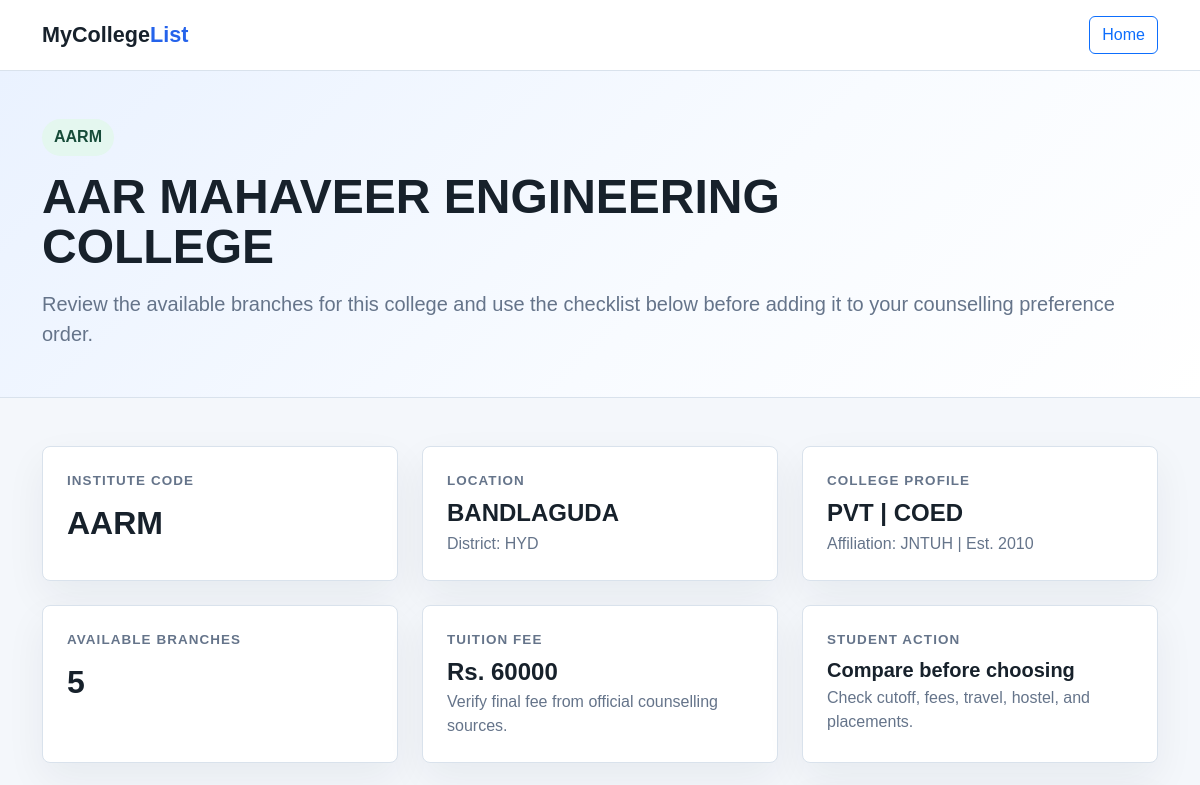
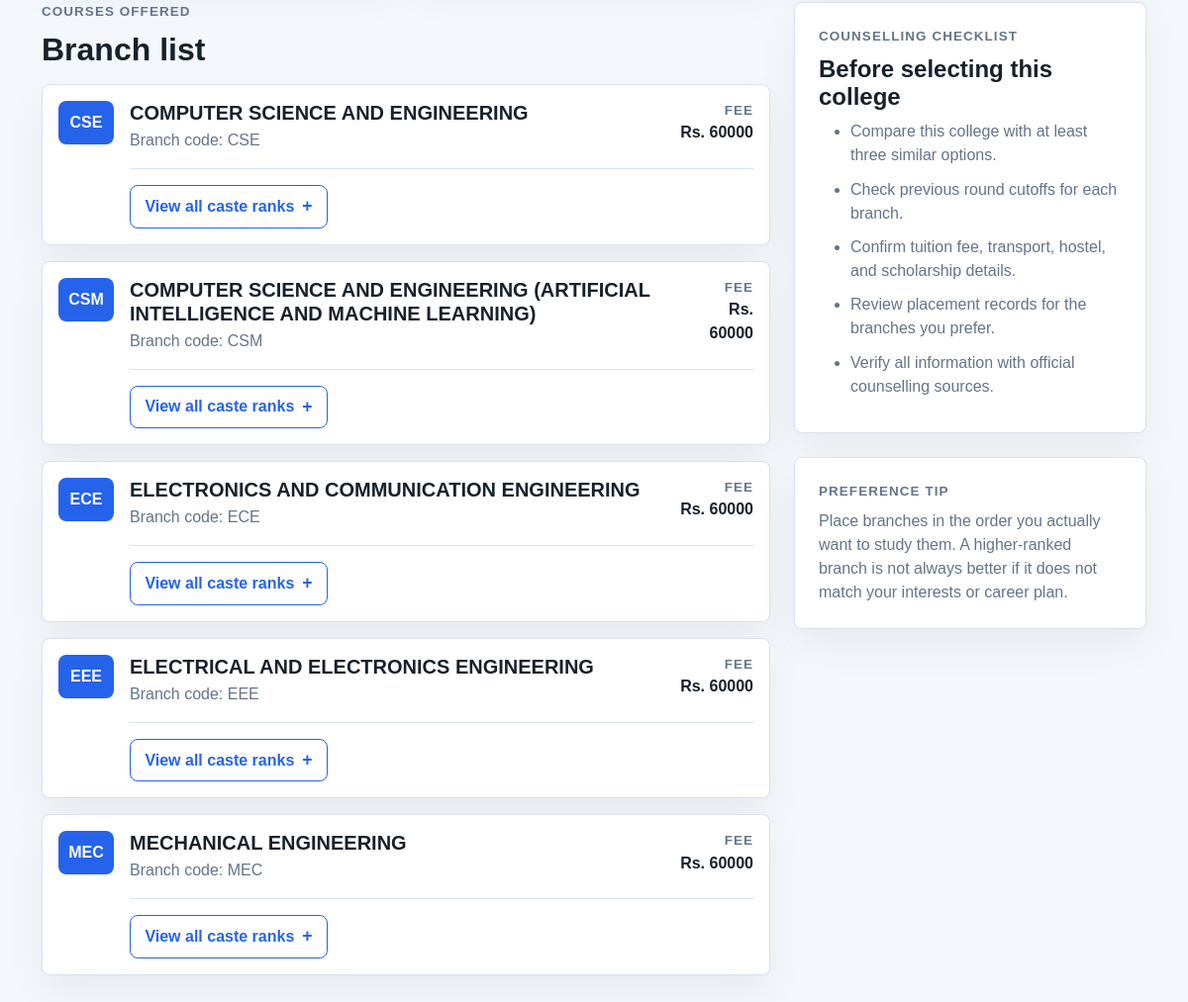
The app's page /colleges/AARM with its own data (2 pictures, top to bottom).
### main.py (models this page shows)
class Colleges(SQLModel, table=True):
    __tablename__='colleges'
    inst_code: str| None= Field(default=None,primary_key=True)
    inst_name: str| None= None
    place: str| None= None
    dist_code: str| None= None
    coed: str| None= None
    type: str| None = None
    estab: str| None= None
    affiliation: str| None

class Courses_LastRank(SQLModel, table=True):
    __tablename__='courses'
    inst_code: str| None = Field(default=None,primary_key=True)
    branch_code: str| None = Field(default= None,primary_key=True)
    branch_name: str| None= None
    ocb: int| None= None
    ocg: int| None= None
    bc_ab: int| None= None
    bc_ag: int| None= None
    bc_bb: int| None= None
    bc_bg: int| None= None
    bc_cb: int| None= None
    bc_cg: int| None= None
    bc_db: int| None= None
    bc_dg: int| None= None
    bc_eb: int| None= None
    bc_eg: int| None= None
    scb: int| None= None
    scg: int| None= None
    stb: int| None= None
    stg: int| None= None
    ewsb: int| None= None
    ewsg: int| None= None
    fee: int| None= None

### main.py (the view)
@app.get("/colleges/{inst_code}")
def particular_college(session:SessionDep,request: Request,inst_code):
    statement=(select(Colleges,Courses_LastRank).join(Courses_LastRank,Colleges.inst_code==Courses_LastRank.inst_code))
    statement=statement.where(Colleges.inst_code==inst_code)
    results=session.exec(statement).all()
    return templates.TemplateResponse(
        request,
        "college.html",
        {"request": request,"results": results}
    )

### templates/college.html (shortened to what this page needs)
<!DOCTYPE html>
<html lang="en">
    <head>
        <link href="https://cdn.jsdelivr.net/npm/bootstrap@5.3.8/dist/css/bootstrap.min.css" rel="stylesheet">
    </head>
    <body>
        <nav class="topbar py-3">
            <div class="container d-flex align-items-center justify-content-between gap-3">
                <a class="navbar-brand d-flex align-items-center gap-2 m-0" href="/">
                    <span class="brand-name">MyCollege<span>List</span></span>
                </a>
                <div class="d-flex gap-2">
                    <a class="btn btn-outline-primary" href="/">Home</a>
                </div>
            </div>
        </nav>
        <header class="hero py-5">
            <div class="container">
                {% if results %}
                    <span class="college-code mb-3">{{results[0][0].inst_code}}</span>
                    <h1 class="college-name fw-bold mb-3">{{results[0][0].inst_name}}</h1>
                    <p class="lead muted-text mb-0">Review the available branches for this college and use the checklist below before adding it to your counselling preference order.</p>
                {% else %}
                    <span class="college-code mb-3">No Data</span>
                    <h1 class="college-name fw-bold mb-3">College details unavailable</h1>
                    <p class="lead muted-text mb-0">No branch information was found for this college.</p>
                {% endif %}
            </div>
        </header>
        <main class="container py-5">
            <div class="row g-4 mb-4">
                <div class="col-md-4">
                    <div class="info-card p-4 h-100">
                        <div class="section-label mb-2">Institute code</div>
                        <div class="stat-value">{% if results %}{{results[0][0].inst_code}}{% else %}-{% endif %}</div>
                    </div>
                </div>
                <div class="col-md-4">
                    <div class="info-card p-4 h-100">
                        <div class="section-label mb-2">Location</div>
                        <div class="h4 fw-bold mb-1">{% if results %}{{results[0][0].place}}{% else %}-{% endif %}</div>
                        <p class="muted-text mb-0">{% if results %}District: {{results[0][0].dist_code}}{% else %}No district data{% endif %}</p>
                    </div>
                </div>
                <div class="col-md-4">
                    <div class="info-card p-4 h-100">
                        <div class="section-label mb-2">College profile</div>
                        <div class="h4 fw-bold mb-1">{% if results %}{{results[0][0].type}} | {{results[0][0].coed}}{% else %}-{% endif %}</div>
                        <p class="muted-text mb-0">{% if results %}Affiliation: {{results[0][0].affiliation}} | Est. {{results[0][0].estab}}{% else %}No profile data{% endif %}</p>
                    </div>
                </div>
            </div>
            <div class="row g-4 mb-4">
                <div class="col-md-4">
                    <div class="info-card p-4 h-100">
                        <div class="section-label mb-2">Available branches</div>
                        <div class="stat-value">{{results|length}}</div>
                    </div>
                </div>
                <div class="col-md-4">
                    <div class="info-card p-4 h-100">
                        <div class="section-label mb-2">Tuition fee</div>
                        <div class="h4 fw-bold mb-1">{% if results %}Rs. {{results[0][1].fee}}{% else %}-{% endif %}</div>
                        <p class="muted-text mb-0">Verify final fee from official counselling sources.</p>
                    </div>
                </div>
                <div class="col-md-4">
                    <div class="info-card p-4 h-100">
                        <div class="section-label mb-2">Student action</div>
                        <div class="h5 fw-bold mb-1">Compare before choosing</div>
                        <p class="muted-text mb-0">Check cutoff, fees, travel, hostel, and placements.</p>
                    </div>
                </div>
            </div>
            <div class="row g-4">
                <div class="col-lg-8">
                    <div class="d-flex align-items-end justify-content-between gap-3 mb-3">
                        <div>
                            <div class="section-label mb-2">Courses offered</div>
                            <h2 class="fw-bold mb-0">Branch list</h2>
                        </div>
                    </div>
                    <div class="d-grid gap-3">
                        {% for college, course in results %}
                            <article class="branch-card p-3">
                                <div class="d-flex flex-column flex-xl-row gap-3 align-items-start">
                                    <span class="branch-code">{{course.branch_code}}</span>
                                    <div class="w-100">
                                        <div class="d-flex flex-column flex-md-row justify-content-between gap-2">
                                            <div>
                                                <h3 class="h5 fw-bold mb-1">{{course.branch_name}}</h3>
                                                <div class="muted-text">Branch code: {{course.branch_code}}</div>
                                            </div>
                                            <div class="text-md-end">
                                                <div class="section-label">Fee</div>
                                                <div class="fw-bold">Rs. {{course.fee}}</div>
                                            </div>
                                        </div>
                                        <details class="rank-details mt-3 pt-3">
                                            <summary>View all caste ranks</summary>
                                        </details>
                                    </div>
                                </div>
                            </article>
                        {% endfor %}
                    </div>
                </div>
                <div class="col-lg-4">
                    <div class="info-card p-4 mb-4">
                        <div class="section-label mb-2">Counselling checklist</div>
                        <h2 class="h4 fw-bold">Before selecting this college</h2>
                        <ul class="note-list muted-text mb-0">
                            <li>Compare this college with at least three similar options.</li>
                            <li>Check previous round cutoffs for each branch.</li>
                            <li>Confirm tuition fee, transport, hostel, and scholarship details.</li>
                            <li>Review placement records for the branches you prefer.</li>
                            <li>Verify all information with official counselling sources.</li>
                        </ul>
                    </div>
                    <div class="info-card p-4">
                        <div class="section-label mb-2">Preference tip</div>
                        <p class="muted-text mb-0">Place branches in the order you actually want to study them. A higher-ranked branch is not always better if it does not match your interests or career plan.</p>
                    </div>
                </div>
            </div>
        </main>
    </body>
</html>

### templates/college.html (style rules this page uses)
:root { --ink: #17212b; --muted: #65748a; --line: #d9e2ec; --page: #f4f7fb; --surface: #ffffff; --primary: #2563eb; --green: #0f8a68; }
body { min-height: 100vh; margin: 0; color: var(--ink); background: var(--page); font-family: Arial, Helvetica, sans-serif; }
.topbar { background: var(--surface); border-bottom: 1px solid var(--line); }
.brand-name { color: var(--ink); font-size: 1.35rem; font-weight: 900; letter-spacing: 0; }
.brand-name span { color: var(--primary); }
.hero { background: linear-gradient(135deg, #eaf2ff 0%, #f8fbff 58%, #ffffff 100%); border-bottom: 1px solid var(--line); }
.college-code { display: inline-flex; align-items: center; padding: 0.4rem 0.75rem; border-radius: 999px; color: #174c39; background: #e4f7ef; font-weight: 800; }
.college-name { max-width: 980px; font-size: clamp(2rem, 4vw, 4rem); line-height: 1.05; letter-spacing: 0; }
.muted-text { color: var(--muted); }
.info-card, .branch-card { background: var(--surface); border: 1px solid var(--line); border-radius: 8px; box-shadow: 0 16px 40px rgba(23, 33, 43, 0.06); }
.section-label { color: var(--muted); font-size: 0.84rem; font-weight: 800; letter-spacing: 0.08em; text-transform: uppercase; }
.stat-value { font-size: 2rem; font-weight: 800; }
.branch-code { width: 56px; min-width: 56px; height: 44px; display: inline-grid; place-items: center; border-radius: 8px; color: #ffffff; background: var(--primary); font-weight: 800; }
.branch-card { transition: transform 0.15s ease, box-shadow 0.15s ease; }
.note-list li { margin-bottom: 0.65rem; }
.rank-details { border-top: 1px solid var(--line); }
.rank-details summary { display: inline-flex; align-items: center; gap: 0.5rem; padding: 0.55rem 0.9rem; border: 1px solid var(--primary); border-radius: 8px; color: var(--primary); background: #ffffff; font-weight: 800; cursor: pointer; list-style: none; }
.rank-details summary::after { content: "+"; font-size: 1.1rem; line-height: 1; }

### records on screen
Colleges: inst_code "AARM", inst_name "AAR MAHAVEER ENGINEERING COLLEGE", place "BANDLAGUDA", dist_code "HYD", type "PVT", coed "COED", affiliation "JNTUH", estab "2010", branch_code "CSE", branch_name "COMPUTER SCIENCE AND ENGINEERING", fee "60000", branch_code "CSM", branch_name "COMPUTER SCIENCE AND ENGINEERING (ARTIFICIAL INTELLIGENCE AND MACHINE LEARNING)", branch_code "ECE", branch_name "ELECTRONICS AND COMMUNICATION ENGINEERING", branch_code "EEE", branch_name "ELECTRICAL AND ELECTRONICS ENGINEERING", branch_code "MEC", branch_name "MECHANICAL ENGINEERING"
Courses_LastRank: fee "60000"

### other values on screen
{{ results|length }} "5"
